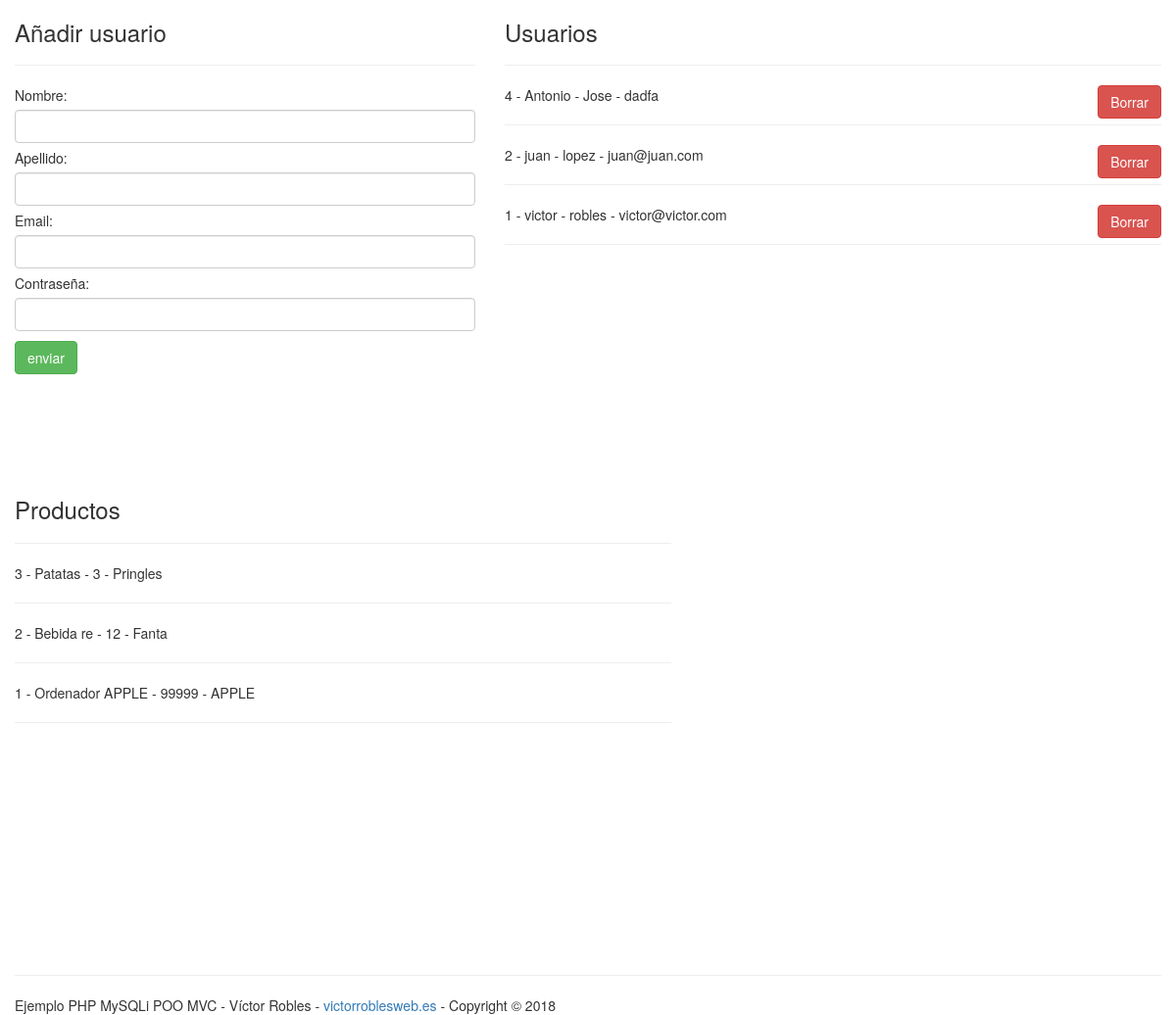
The page / on the database its author committed.
### tables this page shows
CREATE TABLE `usuarios` (
  `id` int(11) NOT NULL AUTO_INCREMENT,
  `email` varchar(255) NOT NULL,
  `password` varchar(255) NOT NULL,
  `nombre` varchar(255) NOT NULL,
  `apellido` varchar(255) NOT NULL,
  PRIMARY KEY (`id`)
);

CREATE TABLE `productos` (
  `id` int(11) NOT NULL AUTO_INCREMENT,
  `nombre` varchar(255) NOT NULL,
  `precio` varchar(255) NOT NULL,
  `marca` varchar(255) NOT NULL,
  PRIMARY KEY (`id`)
);

### core/ControladorBase.php (called while the page is built, shortened)
<?php
class ControladorBase{
    public function __construct() {
		require_once 'Conectar.php';
        require_once 'EntidadBase.php';
    }
    public function view($vista,$datos){
        require_once 'core/AyudaVistas.php';
        $helper=new AyudaVistas();
        require_once 'view/'.$vista.'View.php';
    }
}
?>

### controller/UsuariosController.php (called while the page is built, shortened)
<?php
class UsuariosController extends ControladorBase{
	public $adapter;
    public function __construct() {
        $this->conectar=new Conectar();
        $this->adapter=$this->conectar->conexion();
    }
    public function index(){
        $usuario=new Usuario($this->adapter);
        $allusers=$usuario->getAll();
        $producto=new Producto($this->adapter);
		$allproducts=$producto->getAll();
        $this->view("index",array(
            "allusers"=>$allusers,
			"allproducts" => $allproducts,
            "Hola"    =>"Soy Víctor Robles"
        ));
    }
}
?>

### core/AyudaVistas.php (called while the page is built)
<?php
class AyudaVistas{
    public function url($controlador=CONTROLADOR_DEFECTO,$accion=ACCION_DEFECTO){
        $urlString="index.php?controller=".$controlador."&action=".$accion;
        return $urlString;
    }
}
?>

### core/Conectar.php (called while the page is built, shortened)
<?php
class Conectar{
    private $driver;
    private $host, $user, $pass, $database, $charset;
    public function __construct() {
        $db_cfg = require_once 'config/database.php';
        $this->driver=$db_cfg["driver"];
        $this->host=$db_cfg["host"];
        $this->user=$db_cfg["user"];
        $this->pass=$db_cfg["pass"];
        $this->database=$db_cfg["database"];
        $this->charset=$db_cfg["charset"];
    }
    public function conexion(){
        if($this->driver=="mysql" || $this->driver==null){
            $con=new mysqli($this->host, $this->user, $this->pass, $this->database);
            $con->query("SET NAMES '".$this->charset."'");
        }
        return $con;
    }
}
?>

### config/database.php (called while the page is built)
<?php
return array(
    "driver"    =>"mysql",
    "host"      =>"localhost",
    "user"      =>"root",
    "pass"      =>"12345",
    "database"  =>"pruebas",
    "charset"   =>"utf8"
);
?>

### model/Usuario.php (called while the page is built, shortened)
<?php
class Usuario extends EntidadBase{
    public function __construct($adapter) {
        $table="usuarios";
    }
}
?>

### core/EntidadBase.php (called while the page is built, shortened)
<?php
class EntidadBase{
    private $table;
    private $db;
    public function __construct($table, $adapter) {
        $this->table=(string) $table;
		$this->db = $adapter;
    }
    public function getAll(){
        $query=$this->db->query("SELECT * FROM $this->table ORDER BY id DESC");
        while ($row = $query->fetch_object()) {
           $resultSet[]=$row;
        }
        return $resultSet;
    }
}
?>

### model/Producto.php (called while the page is built, shortened)
<?php
class Producto extends EntidadBase{
    public function __construct($adapter) {
        $table="productos";
    }
}
?>

### view/indexView.php (the view, shortened to what this page needs)
<!DOCTYPE HTML>
<html lang="es">
    <head>
        <link href="//maxcdn.bootstrapcdn.com/bootstrap/3.2.0/css/bootstrap.min.css" rel="stylesheet" type="text/css" />
    </head>
    <body>
        <form action="<?php echo $helper->url("usuarios","crear"); ?>" method="post" class="col-lg-5">
            <h3>Añadir usuario</h3>
            <hr/>
            Nombre: <input type="text" name="nombre" class="form-control"/>
            Apellido: <input type="text" name="apellido" class="form-control"/>
            Email: <input type="text" name="email" class="form-control"/>
            Contraseña: <input type="password" name="password" class="form-control"/>
            <input type="submit" value="enviar" class="btn btn-success"/>
        </form>
        <div class="col-lg-7">
            <h3>Usuarios</h3>
            <hr/>
        </div>
        <section class="col-lg-7 usuario" style="height:400px;overflow-y:scroll;">
            <?php foreach($allusers as $user) {?>
                <?php echo $user->id; ?> -
                <?php echo $user->nombre; ?> -
                <?php echo $user->apellido; ?> -
                <?php echo $user->email; ?>
                <div class="right">
                    <a href="<?php echo $helper->url("usuarios","borrar"); ?>&id=<?php echo $user->id; ?>" class="btn btn-danger">Borrar</a>
                </div>
                <hr/>
            <?php } ?>
        </section>
		 <?php if(isset($allproducts) && count($allproducts)>=1) {?>
		<div class="col-lg-7">
            <h3>Productos</h3>
            <hr/>
        </div>
		 <section class="col-lg-7 producto" style="height:400px;overflow-y:scroll;">
            <?php foreach($allproducts as $product) {?>
                <?php echo $product->id; ?> -
                <?php echo $product->nombre; ?> -
                <?php echo $product->precio; ?> -
                <?php echo $product->marca; ?>
                <hr/>
            <?php } ?>
        </section>
		 <?php } ?>
        <footer class="col-lg-12">
            <hr/>
           Ejemplo PHP MySQLi POO MVC - Víctor Robles - <a href="http://victorroblesweb.es">victorroblesweb.es</a> - Copyright &copy; <?php echo  date("Y"); ?>
        </footer>
    </body>
</html>

### index.php (shortened to what this page needs)
<?php
require_once 'core/ControladorBase.php';
require_once 'core/ControladorFrontal.func.php';
if(isset($_GET["controller"])){
    $controllerObj=cargarControlador($_GET["controller"]);
    lanzarAccion($controllerObj);
}else{
    $controllerObj=cargarControlador(CONTROLADOR_DEFECTO);
    lanzarAccion($controllerObj);
}
?>

### core/ControladorFrontal.func.php (shortened to what this page needs)
<?php
function cargarAccion($controllerObj,$action){
    $accion=$action;
    $controllerObj->$accion();
}
function lanzarAccion($controllerObj){
    if(isset($_GET["action"]) && method_exists($controllerObj, $_GET["action"])){
        cargarAccion($controllerObj, $_GET["action"]);
    }else{
        cargarAccion($controllerObj, ACCION_DEFECTO);
    }
}
?>

### view/indexView.php (style rules this page uses)
input { margin-top:5px; margin-bottom:5px; }
.right { float:right; }

### rows shown on the page
usuarios: id "4", nombre "Antonio", apellido "Jose", email "dadfa"
usuarios: id "2", nombre "juan", apellido "lopez", email "juan@juan.com"
usuarios: id "1", nombre "victor", apellido "robles", email "victor@victor.com"
productos: id "3", nombre "Patatas", precio "3", marca "Pringles"
productos: id "2", nombre "Bebida re", precio "12", marca "Fanta"
productos: id "1", nombre "Ordenador APPLE", precio "99999", marca "APPLE"
